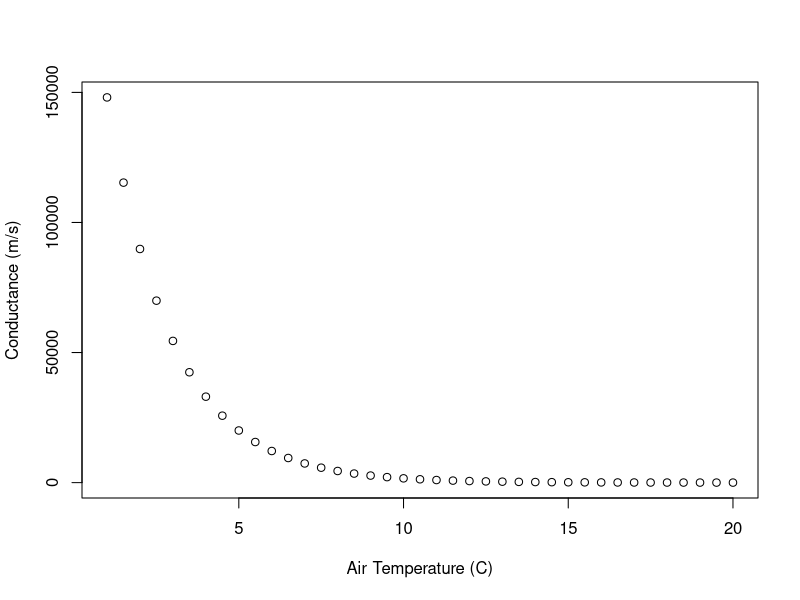

Generate this figure with R: (Note: this script raises an error after producing the figure.)
## ---- chunk 1


cc = function(gmax=0.5, LAI=3, b=0.5, optT=24, Tair) {
  
  airm = exp(-b*(Tair-optT))
  cc = gmax * LAI * airm
  cc
}
cc(Tair=24)

optT = seq(from=15,to=24)
T = seq(from=1, to=20, by=0.5)

cc(gmax=0.5, LAI=3, optT=24, Tair=T)

res=data.frame(Tair=T)
res$cc = cc(gmax=0.5, LAI=3, Tair=res$Tair)
plot(res$Tair, res$cc, ylab="Conductance (m/s)",xlab="Air Temperature (C)")

## ---- chunk 2
 
sunlight = read.table("sun.txt", header=T)
par(mar=c(5,6,3,2))
boxplot(sunlight$Kdown_direct~sunlight$month,
  ylab="Downwelling Solar\n kj/m2/day",
  xlab="month", col="orange")

## ---- chunk 3

# total radiation monthly 
sun.mth = aggregate(sunlight, by=list(sunlight$month, sunlight$year), sum)
sun.mth[1:3,]
par(mar=c(5,6,3,2))
boxplot(sun.mth$Kdown_direct~sun.mth$month,
  ylab="Downwelling Solar\n kj/m2/mth",
  xlab="month", col="orange")

# what is the maximum radiation received in any month
result=which.max(sun.mth$Kdown_direct)
sun.mth[result,]

# prettier
sun.mth[result,c("Group.1","Group.2","Kdown_direct")]
# clean up
sun.mth$month=as.integer(sun.mth$Group.1)
sun.mth$year= as.integer(sun.mth$Group.2)
sun.mth[result,c("month","year","Kdown_direct")]

# and then maybe find average values
sun.avg = aggregate(sun.mth, by=list(sun.mth$month), mean)
sun.avg[1:3,]

barplot(sun.avg$Kdown_direct, names=sun.avg$Group.1, ylab="Mean Monthly Solar Radiation")

